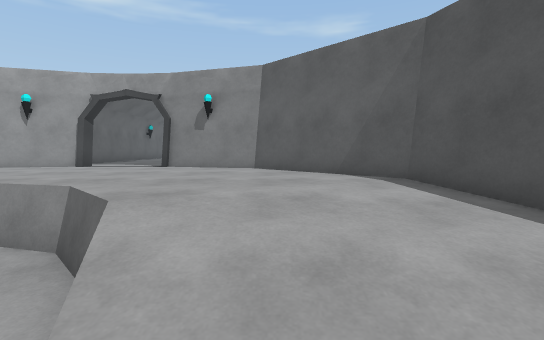
[1] (above)

16 first-person views from a walk through a Unity game level. The camera is 1.2 m above the floor, tilts 4° down and sees 85° across. The floor is counted in squares, 1.11 m on a side. Each view is taken from the middle of a square. On the plan, view 1 faces up. The plan holds only what a view shows up to about 12 squares ahead; the rest is blank. The player character is not drawn.

[2]
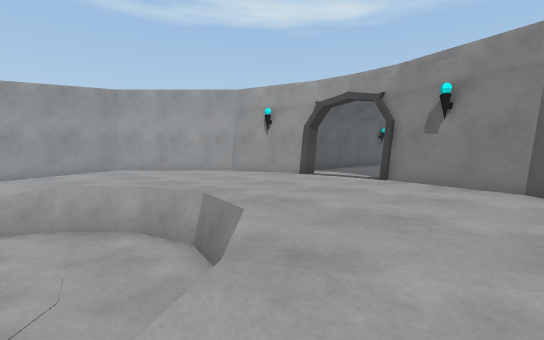

[3]
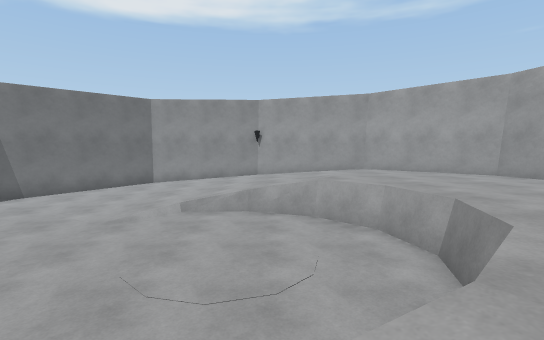

[4]
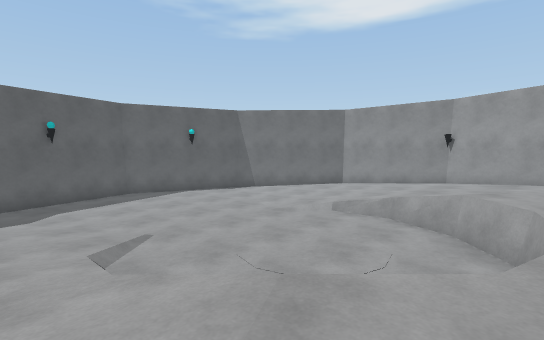

[5]
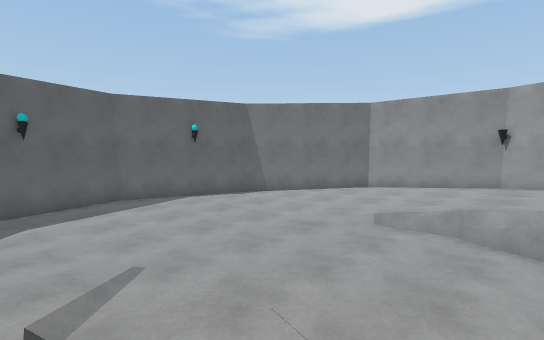

[6]
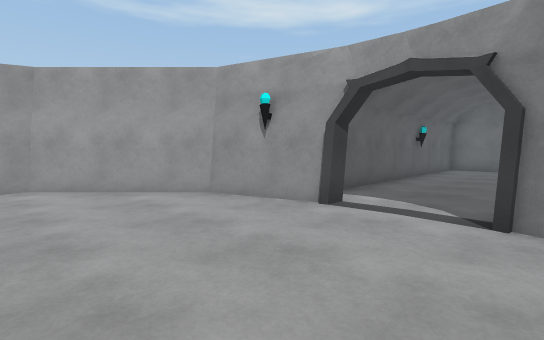

[7]
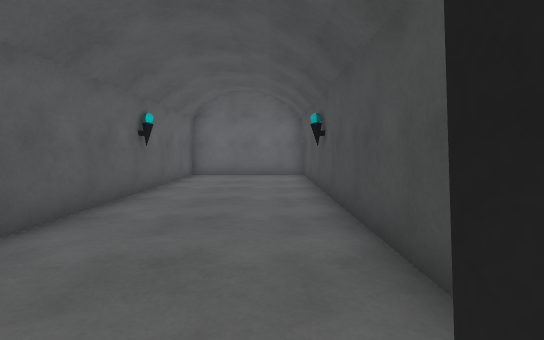

[8]
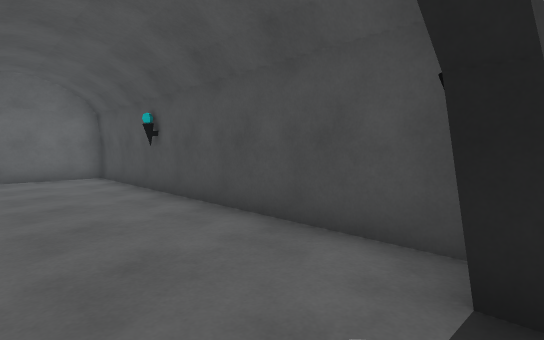

[9]
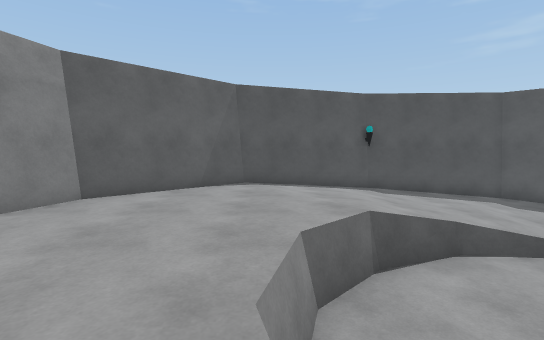

[10]
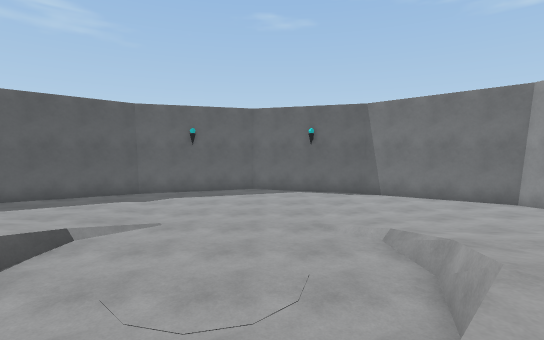

[11]
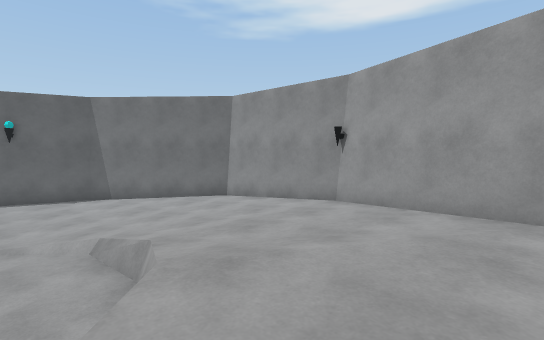

[12]
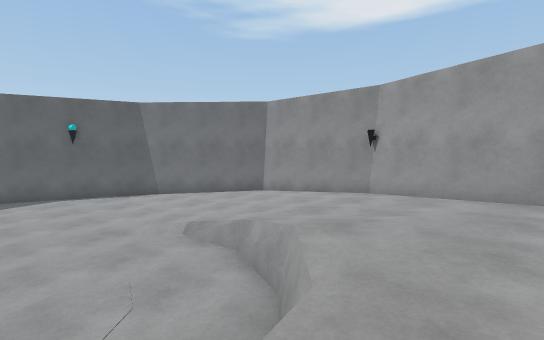

[13]
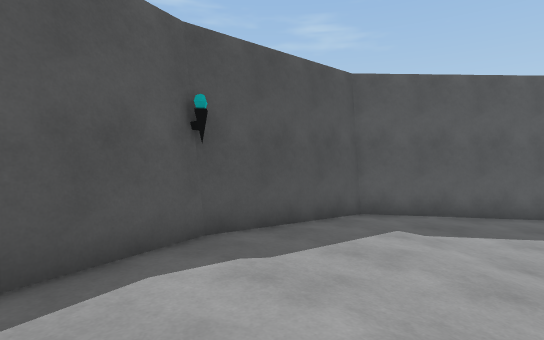

[14]
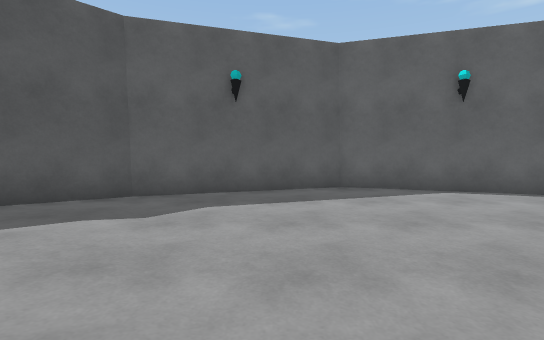

[15]
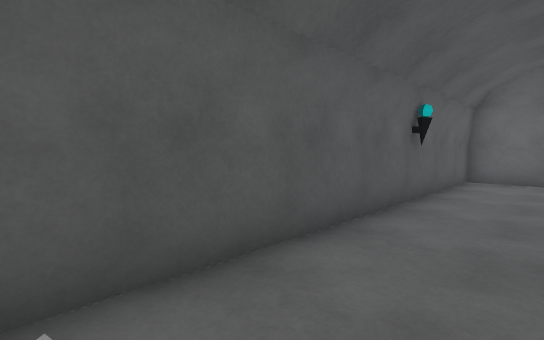

[16]
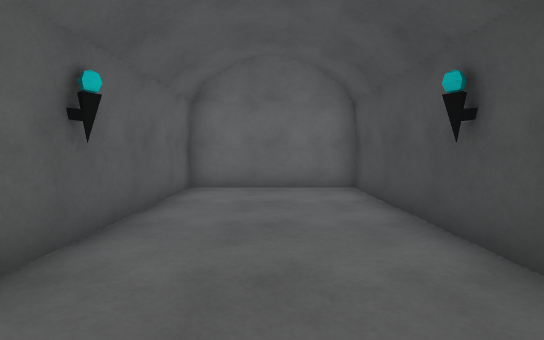

### Floor plan
Key: @ floor where view 1 was taken; # wall or solid block; . main floor; - floor 0.25 m lower than the main floor; _ floor 0.5 m lower than the main floor; < floor 0.75 m lower than the main floor; ( floor 1 m lower than the main floor; / step, stairs or slope; = window, fence, low wall or low ledge.
Columns run from 15 left of view 1 to 5 right of it. Each row starts with its distance up from view 1.
 22        #######
 21        #.....#
 20        #.....#
 19        #.....#
 18        #.....#
 17        #.....#
 16        #.....#
 15        #.....#
 14        #.....#
 13        #.....#
 12        #.....#
 11        #.....#
 10      ####...####
  9     ##.........##
  8    ##...........##
  7   ##.............##
  6   #...............#
  5  ##......===......##
  4  #.../..=(((=......#
  3  #---//=(((((=...--#
  2 ##---//(((((((-//--##
  1 #__///#(((((((=_____#
  0 #______(((((((/@____#
 -1 #/_<<<</(((((///___/#
 -2 ##<<<<((((((((<<<<<##
 -3  #<<(((((((((((<<<<#
 -4  #<<((((((((((((<<<#
 -5  ##(((((((((((((((##
 -6   ##(((((((((((((##
 -7    ##(((((((((((##
 -8     ##(((((((((##
 -9      ####(((####
-10         #####

Where each view was taken, in squares from view 1:
view 1: 0 up, 0 right, facing up
view 2: 2 up, 0 right, facing up-left
view 3: 2 up, 0 right, facing left
view 4: 5 up, 0 right, facing down-left
view 5: 3 up, 1 left, facing down-left
view 6: 5 up, 3 left, facing up-left
view 7: 10 up, 4 left, facing up
view 8: 10 up, 6 left, facing up-right
view 9: 5 up, 7 left, facing right
view 10: 6 up, 6 left, facing down
view 11: 6 up, 7 left, facing down-left
view 12: 6 up, 5 left, facing down-left
view 13: 4 up, 0 right, facing down-right
view 14: 1 down, 3 left, facing down
view 15: 11 up, 5 left, facing up-left
view 16: 14 up, 5 left, facing up
